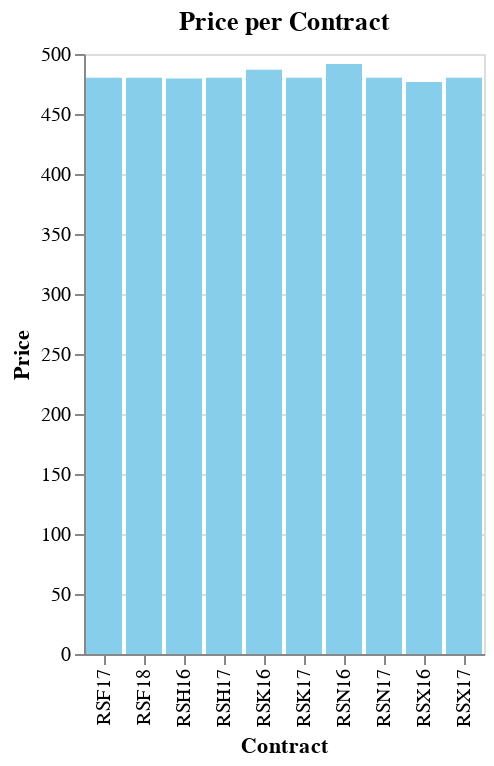

The code cell stored with this chart in its notebook:
### Code cell
chart1 = alt.Chart(data).mark_bar().encode(
    x='Contract',
    y='Price',
    color=alt.value('skyblue')
).properties(
    title='Price per Contract'
)

chart1

### Figure 1 — Vega-Lite specification as saved in the notebook (floating-point values rounded to 4 significant figures)
{"config": {"view": {"continuousWidth": 400, "continuousHeight": 300}}, "data": {"name": "data-8226313800bb652f91b69e6a00014fdf"}, "mark": "bar", "encoding": {"color": {"value": "skyblue"}, "x": {"field": "Contract", "type": "nominal"}, "y": {"field": "Price", "type": "quantitative"}}, "title": "Price per Contract", "$schema": "https://vega.github.io/schema/vega-lite/v4.17.0.json", "datasets": {"data-8226313800bb652f91b69e6a00014fdf": [{"Contract": "RSH16", "Price": 479.5}, {"Contract": "RSK16", "Price": 486.8}, {"Contract": "RSN16", "Price": 491.7}, {"Contract": "RSX16", "Price": 476.6}, {"Contract": "RSF17", "Price": 480.3}, {"Contract": "RSH17", "Price": 480.3}, {"Contract": "RSK17", "Price": 480.3}, {"Contract": "RSN17", "Price": 480.3}, {"Contract": "RSX17", "Price": 480.3}, {"Contract": "RSF18", "Price": 480.3}]}}
